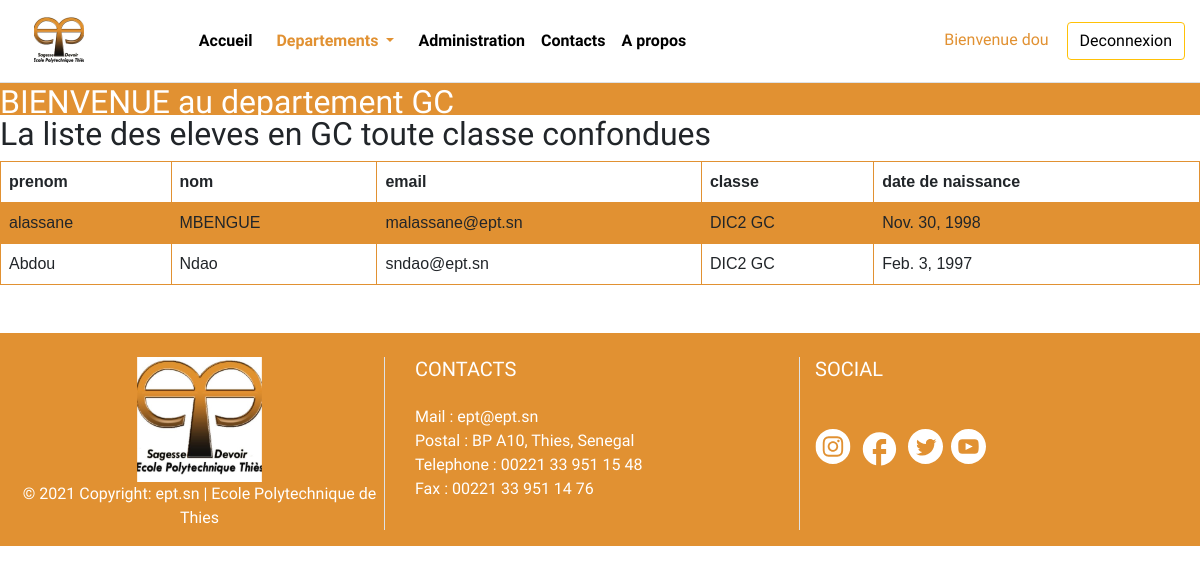
Page /departement/GC (signed in) on the committed database.
### departements/models.py (models this page shows, shortened)
class Utilisateur(models.Model):
    class Meta:
        ordering = ('nom',)
    prenom = models.CharField(max_length = 200)
    nom = models.CharField(max_length = 200)
    mail = models.EmailField(max_length=100 , primary_key=True)

class Etudiant(Utilisateur):
    class Meta:
        pass
    date_de_naissance = models.DateField(null=True)
    date_dinscription = models.DateField()
    lieu_de_naissance = models.CharField(max_length = 200)
    appartient = models.ManyToManyField('Classe')
    departement = models.ManyToManyField('Departement',default='GIT')

class Utilisateur(models.Model):
    class Meta:
        ordering = ('nom',)
    prenom = models.CharField(max_length = 200)
    nom = models.CharField(max_length = 200)
    mail = models.EmailField(max_length=100 , primary_key=True)

class Classe(models.Model):
    class Meta:
        pass
    nom_classe = models.TextField(max_length=100  , primary_key=True)
    description_classe = models.TextField(max_length=1000)
    def __str__(self):
        return self.nom_classe

### home/views.py (the view)
# urls.py: path('departement/<str:dep_num>', views.departement, name="departement_GIT"),
def departement(request , dep_num): #my logout view
    liste_git = Etudiant.objects.filter(departement=dep_num)
    upload = ConnexionForm()
    inscription = InscriptionForm()
    if request.method == 'POST':
        inscription = InscriptionForm(request.POST, request.FILES)
        username = request.POST['username']
        password = request.POST['password']
        user = authenticate(username=username, password=password)
        if user is not None and user.is_active:
            login(request, user)
            request.session['name'] = username
            request.session['password'] = password
            return redirect(request.path_info) #redirect to the current page
        else:
            return HttpResponse("""identifiants incorrects recharger la page ? <a href = "">reload</a>""")
        if inscription.is_valid():
            inscription.save()
            return HttpResponse("reussite")
        else:
            return HttpResponse("echec")
    else:
        return render(request, "departement_GIT.html" , {'liste_git':liste_git , 'upload_form':upload ,'nom_departement':dep_num })

### templates/departement_GIT.html (shortened to what this page needs)
{% load static %}
<!DOCTYPE html>
<html>
    <head>
    </head>
    <link rel="stylesheet" href="{% static 'css\bootstrap.min.css' %}">
    <body>
        <header>
        {% block extraheader %}
        {% include "head.html" %}
        {% endblock extraheader %}
        </header>
        <div style="background-color:rgb(225,145,50); height:2em">
          <h2 style="color:white">BIENVENUE au departement {{ nom_departement }}</h2>
        </div>
        <div class="">
          {% if request.user.is_authenticated %}
          <h2>La liste des eleves en {{ nom_departement }} toute classe confondues</h2>
            <table>
            <tr>
            <th>prenom </th>
            <th>nom</th>
            <th>email</th>
            <th>classe</th>
            <th>date de naissance</th>
            </tr>
          {% for git in liste_git %}
          <tr>
            <td>{{ git.prenom }} </td>
            <td>{{ git.nom }} </td>
            <td>{{ git.mail }} </td>
            {% for classe in git.appartient.all %}
            <td>{{ classe }}</td>
            {% endfor %}
            <td>{{ git.date_de_naissance }} </td>
          </tr>
          {% endfor %}
        </table>
        <br><br>
          {% else %}
          <p>veuillez vous connecter pour voir la liste des eleves GIT</p>
          {% endif %}
        </div>
        {% block loginmodal %}
        {% include "loginmodal.html" %}
        {% endblock loginmodal %}
        {% block inscriptionmodal %}
        {% include "inscriptionmodal.html" %}
        {% endblock inscriptionmodal %}
        {% block footer %}
        {% include "footer.html" %}
        {% endblock footer %}
    </body>
</html>

### templates/head.html (shortened to what this page needs)
{% load static %}
<!DOCTYPE html>
<html lang="en" dir="ltr">
  <head>
  </head>
  <body>
      <header class="d-flex flex-wrap align-items-center justify-content-center  py-3  border-bottom">
          <div class="col-lg-1 col-md-12 float-left">
        <a href="/" class="d-flex align-items-center col-md-3 mb-2 mb-md-0 text-dark text-decoration-none">
          <img src="{% static 'images/ept_logoHAUT.svg' %}" height="50" alt="logoEPT">
        </a>
        </div>
        <div class="col-lg-7 col-md-12 ">
        <ul class="nav col-12 col-md-auto   mb-2 justify-content-center mb-md-0">
          <li><a href="/" id="accueil" class="nav-link px-2 link-secondary">Accueil</a></li>
          <li>
            <a class="nav-link dropdown-toggle" id="departements" style="" href="#" id="navbarDropdown" role="button" data-toggle="dropdown" aria-haspopup="true" aria-expanded="false">
              Departements
            </a>
          <li>
          <li><a href="/admin" id="administration" class="nav-link px-2 link-dark">Administration</a></li>
          <li><a href="/contacts" id="contacts"  class="nav-link px-2 link-dark">Contacts</a></li>
          <li><a href="#" id="a propos"  class="nav-link px-2 link-dark">A propos</a></li>
        </ul>
        </div>
        <div class="col-lg-4 col-md-12 text-right text-end">
          {% if request.user.is_authenticated %}
          <button  style="background-color : white; border:none ;color:rgb(225,145,50);"  data-toggle="modal"class=" disabled   ml-5 mr-2">Bienvenue {{request.user.username}} </button>
          <button type="button"  data-toggle="modal" class="btn btn-outline-warning"><a href="/logout" style="text-decoration:none ; color:black ">Deconnexion</a></button>
          {% else %}
          <button type="button" style="background-color : rgb(225,145,50)  ;color:white;" href="#myModal" data-toggle="modal"class="btn trigger-btn  btn-warning ml-5 mr-2">Connexion</button>
          <button type="button" href="#myModal2" data-toggle="modal" class="btn btn-outline-warning">Inscription</button>
          {% endif %}
        </div>
      </header>
  </body>
</html>

### templates/departement_GIT.html (style rules this page uses)
#departements { color : rgb(225,145,50) ; }
table { font-family: arial, sans-serif; border-collapse: collapse; width: 100%; }
td, th { border: 1px solid rgb(225,145,50); text-align: left; padding: 8px; }
tr:nth-child(even) { background-color: rgb(225,145,50); }

### templates/head.html (style rules this page uses)
li a { text-decoration:none ; color : black ; font-weight :bold ; }

### templates/loginmodal.html (style rules this page uses)
body { font-family: 'Varela Round', sans-serif; }

### templates/inscriptionmodal.html (style rules this page uses)
body { font-family: 'Varela Round', sans-serif; }

### rows in the picture
Etudiant: prenom "alassane", nom "MBENGUE", mail "malassane@ept.sn", date_de_naissance "Nov. 30, 1998"
Classe: nom_classe "DIC2 GC"
Etudiant: prenom "Abdou", nom "Ndao", mail "sndao@ept.sn", date_de_naissance "Feb. 3, 1997"

### other values in the picture
{{ request.user.username }} "dou"
{{ nom_departement }} "GC"
